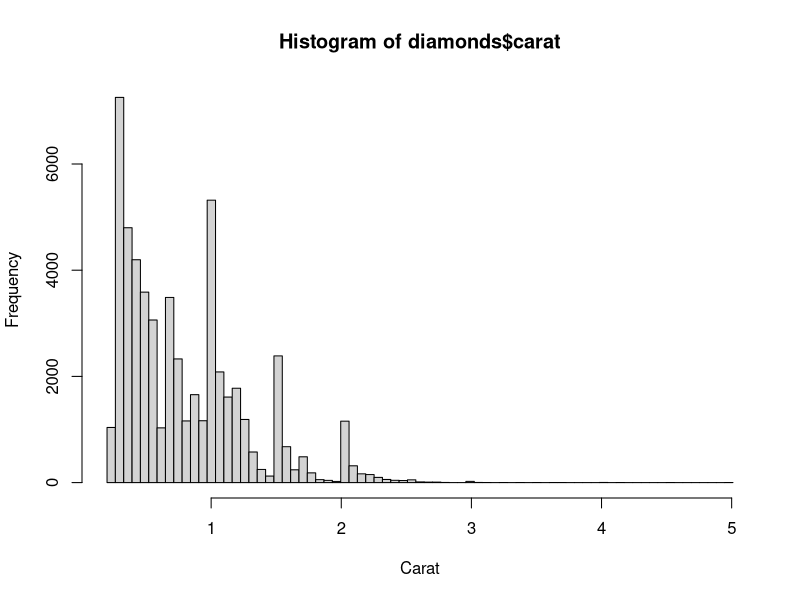
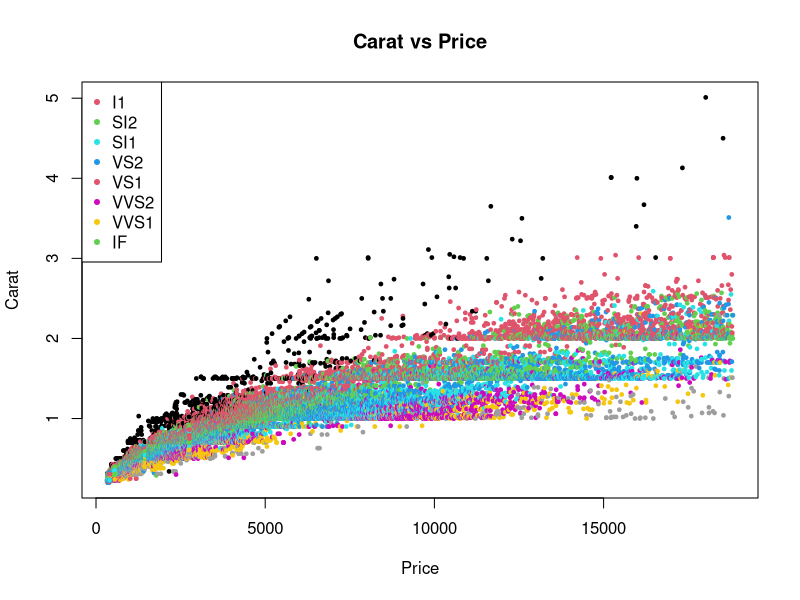
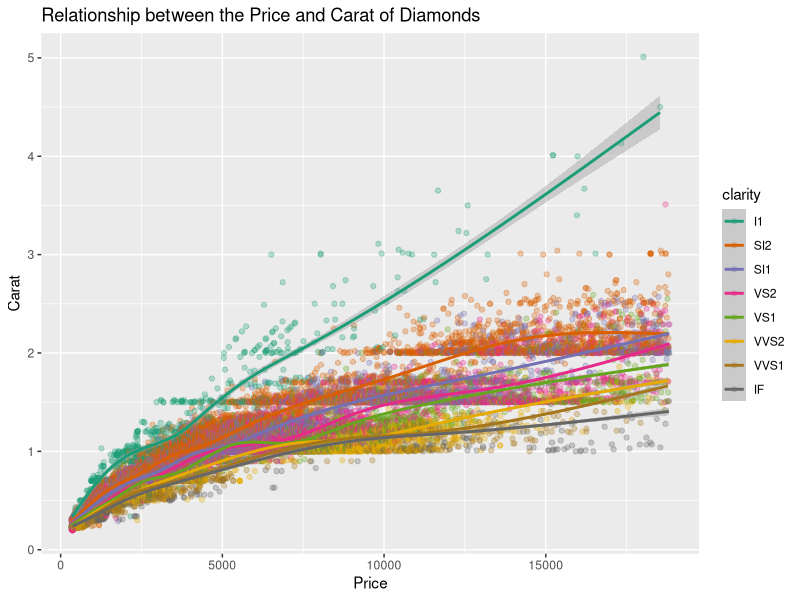
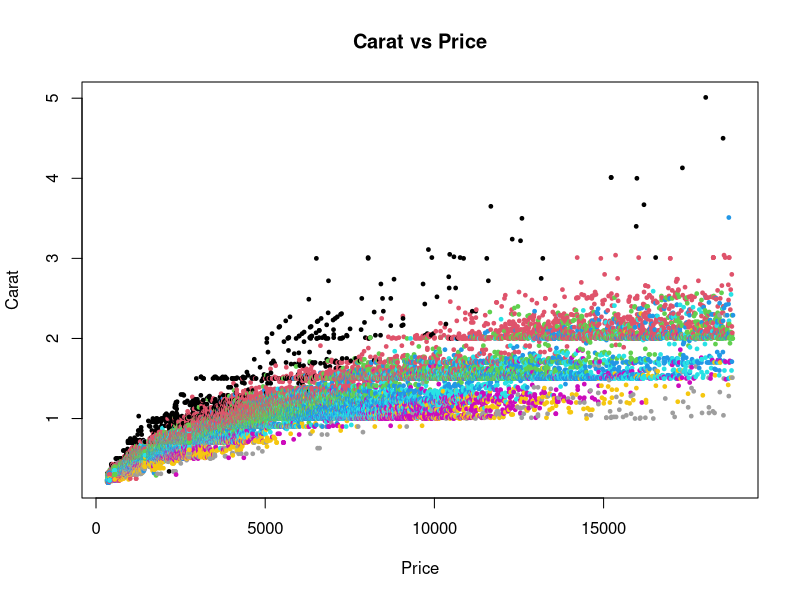

These charts were generated, in order, by the following R code: (Note: this script raises an error after producing the figures.)
# Install the package if you never did
install.packages("ggplot2")
# Load the pacakge
library(ggplot2)
# Load the mpg dataset
data("diamonds")

#the data is skewed left and not noise. This means that more bin numbers better represent the datas trend. That and
#Rices Rule is relativly simple
k <- ceiling(2*(length(diamonds$carat)^(1/3)))

hist(diamonds$carat, xlab = "Carat", 
     breaks = seq(min(diamonds$carat), max(diamonds$carat), length.out = k))

plot(carat ~ price, data = diamonds, col = (as.factor(diamonds$clarity)), xlab = "Price", ylab = "Carat", main = "Carat vs Price",
     type = 'p', pch  = 20, cex = 0.75)
legend("topleft", levels(as.factor(diamonds$clarity)), col = as.factor(diamonds$clarity), pch = 20)


ggplot(data = diamonds) + geom_point(mapping = aes(x = price, y = carat, color = clarity), alpha = 0.3) + 
  scale_colour_brewer(palette = "Dark2") + 
  geom_smooth(mapping = aes(x = price, y = carat, color = clarity), method = 'gam') +
  labs(x = "Price", y = "Carat", title = "Relationship between the Price and Carat of Diamonds")



plot(carat ~ price, data = diamonds, col = diamonds$clarity, xlab = "Price", ylab = "Carat", main = "Carat vs Price",
     type = 'p', pch  = 20, cex = 0.75)

#I1   SI2   SI1   VS2   VS1  VVS2  VVS1    IF
d <- as.data.frame(diamonds)
ggplot(data = diamonds) + geom_point(mapping = aes(y = carat, x = price), color = d$clarity)
ggplot(data = diamonds) + geom_smooth(mapping = aes(y = carat, x = price))


xtabs(~ clarity + cut, data = diamonds)
d <- as.data.frame(xtabs(~ clarity + cut, data = diamonds))


#(a)
ggplot(data = diamonds) + geom_bar(mapping = aes(x = clarity, fill = as.factor(cut)), position = 'dodge') +
  labs(x = "Clarity", y = "Count", title = "Relationship between the Quanitity and Clarity of Specific Cuts of Diamonds") +
  theme_minimal() +
  scale_fill_discrete(name='Cut') 

ggplot(data = diamonds) + geom_bar(mapping = aes(x = clarity, fill = as.factor(cut)), position = 'dodge') +
  facet_grid(cut ~.) +
  labs(x = "Clarity", y = "Count", title = "Relationship between the Quanitity and Clarity of Specific Cuts of Diamonds") +
  theme_minimal() +
  scale_fill_discrete(name='Cut') 

#(b)
ggplot(data = diamonds) + geom_smooth(mapping = aes(x = carat, y = price, color = clarity), method = lm, se = FALSE)+
  labs(x = "Carat", y = "Price", title = "Relationship between the Price and Carat of Specific Clarities of Diamonds") +
  theme_minimal() +
  scale_fill_discrete(name='Clarity') 

#(c)
ggplot(data = diamonds) + geom_boxplot(mapping = aes(x = clarity, y = price, color = cut))+
  labs(x = "Clarity", y = "Price", title = "Relationship between the Price and Clarity of Specific Cuts of Diamonds") +
  theme_minimal() +
  scale_fill_discrete(name='Cut') 

#(d)
ggplot(data = subset(diamonds, round(carat) < 4)) + 
  geom_boxplot(mapping = aes(x = as.factor(round(carat)), y = price, color = cut))+
  labs(x = "Carat", y = "Price", title = "Relationship between the Price and Carat of Specific Cuts of Diamonds") +
  theme_minimal() +
  scale_fill_discrete(name='Cut') 

#(e)
ggplot(data = diamonds, aes(x = depth)) + geom_histogram(aes(y = ..density..), binwidth = 0.1) + facet_grid(cut ~.)+
  labs(x = "Depth", y = "Density", title = "Relationship between the Density of Depth of Specific Cuts of Diamonds") +
  theme_minimal() +
  scale_fill_discrete(name='Cut') 